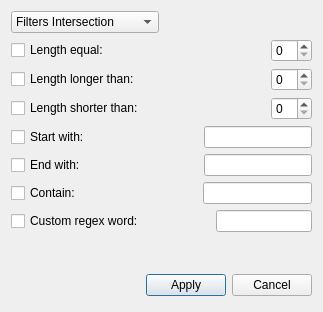
<?xml version="1.0" encoding="UTF-8"?>
<ui version="4.0">
 <class>Dialog</class>
 <widget class="QDialog" name="Dialog">
  <property name="geometry">
   <rect>
    <x>0</x>
    <y>0</y>
    <width>323</width>
    <height>312</height>
   </rect>
  </property>
  <property name="minimumSize">
   <size>
    <width>323</width>
    <height>312</height>
   </size>
  </property>
  <property name="maximumSize">
   <size>
    <width>323</width>
    <height>312</height>
   </size>
  </property>
  <property name="font">
   <font>
    <pointsize>9</pointsize>
   </font>
  </property>
  <property name="windowTitle">
   <string>Add filtres</string>
  </property>
  <property name="windowIcon">
   <iconset>
    <normaloff>../../../../Downloads/sign-add-icon.png</normaloff>../../../../Downloads/sign-add-icon.png</iconset>
  </property>
  <layout class="QGridLayout" name="gridLayout_2">
   <item row="0" column="0">
    <layout class="QGridLayout" name="gridLayout">
     <item row="0" column="0">
      <widget class="QComboBox" name="comboBox">
       <item>
        <property name="text">
         <string>Filters Intersection</string>
        </property>
       </item>
       <item>
        <property name="text">
         <string>Filters Union</string>
        </property>
       </item>
      </widget>
     </item>
     <item row="1" column="0" colspan="2">
      <layout class="QVBoxLayout" name="verticalLayout">
       <item>
        <layout class="QHBoxLayout" name="horizontalLayout">
         <item>
          <widget class="QCheckBox" name="checkBox">
           <property name="text">
            <string>Length equal:</string>
           </property>
          </widget>
         </item>
         <item>
          <spacer name="horizontalSpacer">
           <property name="orientation">
            <enum>Qt::Horizontal</enum>
           </property>
           <property name="sizeHint" stdset="0">
            <size>
             <width>78</width>
             <height>20</height>
            </size>
           </property>
          </spacer>
         </item>
         <item>
          <widget class="QSpinBox" name="spinBox"/>
         </item>
        </layout>
       </item>
       <item>
        <layout class="QHBoxLayout" name="horizontalLayout_2">
         <item>
          <widget class="QCheckBox" name="checkBox_2">
           <property name="text">
            <string>Length longer than:</string>
           </property>
          </widget>
         </item>
         <item>
          <spacer name="horizontalSpacer_2">
           <property name="orientation">
            <enum>Qt::Horizontal</enum>
           </property>
           <property name="sizeHint" stdset="0">
            <size>
             <width>78</width>
             <height>20</height>
            </size>
           </property>
          </spacer>
         </item>
         <item>
          <widget class="QSpinBox" name="spinBox_2"/>
         </item>
        </layout>
       </item>
       <item>
        <layout class="QHBoxLayout" name="horizontalLayout_3">
         <item>
          <widget class="QCheckBox" name="checkBox_3">
           <property name="text">
            <string>Length shorter than:</string>
           </property>
          </widget>
         </item>
         <item>
          <spacer name="horizontalSpacer_3">
           <property name="orientation">
            <enum>Qt::Horizontal</enum>
           </property>
           <property name="sizeHint" stdset="0">
            <size>
             <width>78</width>
             <height>20</height>
            </size>
           </property>
          </spacer>
         </item>
         <item>
          <widget class="QSpinBox" name="spinBox_3"/>
         </item>
        </layout>
       </item>
       <item>
        <layout class="QHBoxLayout" name="horizontalLayout_4">
         <item>
          <widget class="QCheckBox" name="checkBox_4">
           <property name="text">
            <string>Start with:</string>
           </property>
          </widget>
         </item>
         <item>
          <spacer name="horizontalSpacer_4">
           <property name="orientation">
            <enum>Qt::Horizontal</enum>
           </property>
           <property name="sizeHint" stdset="0">
            <size>
             <width>78</width>
             <height>20</height>
            </size>
           </property>
          </spacer>
         </item>
         <item>
          <widget class="QLineEdit" name="lineEdit">
           <property name="sizePolicy">
            <sizepolicy hsizetype="Preferred" vsizetype="Fixed">
             <horstretch>0</horstretch>
             <verstretch>0</verstretch>
            </sizepolicy>
           </property>
          </widget>
         </item>
        </layout>
       </item>
       <item>
        <layout class="QHBoxLayout" name="horizontalLayout_5">
         <item>
          <widget class="QCheckBox" name="checkBox_5">
           <property name="text">
            <string>End with: </string>
           </property>
          </widget>
         </item>
         <item>
          <spacer name="horizontalSpacer_5">
           <property name="orientation">
            <enum>Qt::Horizontal</enum>
           </property>
           <property name="sizeHint" stdset="0">
            <size>
             <width>78</width>
             <height>20</height>
            </size>
           </property>
          </spacer>
         </item>
         <item>
          <widget class="QLineEdit" name="lineEdit_2">
           <property name="sizePolicy">
            <sizepolicy hsizetype="Preferred" vsizetype="Fixed">
             <horstretch>0</horstretch>
             <verstretch>0</verstretch>
            </sizepolicy>
           </property>
          </widget>
         </item>
        </layout>
       </item>
       <item>
        <layout class="QHBoxLayout" name="horizontalLayout_6">
         <item>
          <widget class="QCheckBox" name="checkBox_6">
           <property name="text">
            <string>Contain:  </string>
           </property>
          </widget>
         </item>
         <item>
          <spacer name="horizontalSpacer_6">
           <property name="orientation">
            <enum>Qt::Horizontal</enum>
           </property>
           <property name="sizeHint" stdset="0">
            <size>
             <width>78</width>
             <height>20</height>
            </size>
           </property>
          </spacer>
         </item>
         <item>
          <widget class="QLineEdit" name="lineEdit_3"/>
         </item>
        </layout>
       </item>
       <item>
        <layout class="QHBoxLayout" name="horizontalLayout_7">
         <item>
          <widget class="QCheckBox" name="checkBox_7">
           <property name="text">
            <string>Custom regex word:</string>
           </property>
          </widget>
         </item>
         <item>
          <spacer name="horizontalSpacer_7">
           <property name="orientation">
            <enum>Qt::Horizontal</enum>
           </property>
           <property name="sizeHint" stdset="0">
            <size>
             <width>78</width>
             <height>20</height>
            </size>
           </property>
          </spacer>
         </item>
         <item>
          <widget class="QLineEdit" name="lineEdit_4"/>
         </item>
        </layout>
       </item>
      </layout>
     </item>
     <item row="2" column="1">
      <spacer name="verticalSpacer">
       <property name="orientation">
        <enum>Qt::Vertical</enum>
       </property>
       <property name="sizeHint" stdset="0">
        <size>
         <width>20</width>
         <height>18</height>
        </size>
       </property>
      </spacer>
     </item>
     <item row="3" column="0" colspan="2">
      <layout class="QHBoxLayout">
       <property name="spacing">
        <number>6</number>
       </property>
       <property name="margin" stdset="0">
        <number>0</number>
       </property>
       <item>
        <spacer>
         <property name="orientation">
          <enum>Qt::Horizontal</enum>
         </property>
         <property name="sizeHint" stdset="0">
          <size>
           <width>131</width>
           <height>31</height>
          </size>
         </property>
        </spacer>
       </item>
       <item>
        <widget class="QPushButton" name="okButton">
         <property name="text">
          <string>Apply</string>
         </property>
        </widget>
       </item>
       <item>
        <widget class="QPushButton" name="cancelButton">
         <property name="text">
          <string>Cancel</string>
         </property>
        </widget>
       </item>
      </layout>
     </item>
    </layout>
   </item>
  </layout>
 </widget>
 <resources/>
 <connections>
  <connection>
   <sender>okButton</sender>
   <signal>clicked()</signal>
   <receiver>Dialog</receiver>
   <slot>accept()</slot>
   <hints>
    <hint type="sourcelabel">
     <x>278</x>
     <y>253</y>
    </hint>
    <hint type="destinationlabel">
     <x>96</x>
     <y>254</y>
    </hint>
   </hints>
  </connection>
  <connection>
   <sender>cancelButton</sender>
   <signal>clicked()</signal>
   <receiver>Dialog</receiver>
   <slot>reject()</slot>
   <hints>
    <hint type="sourcelabel">
     <x>369</x>
     <y>253</y>
    </hint>
    <hint type="destinationlabel">
     <x>179</x>
     <y>282</y>
    </hint>
   </hints>
  </connection>
 </connections>
</ui>
